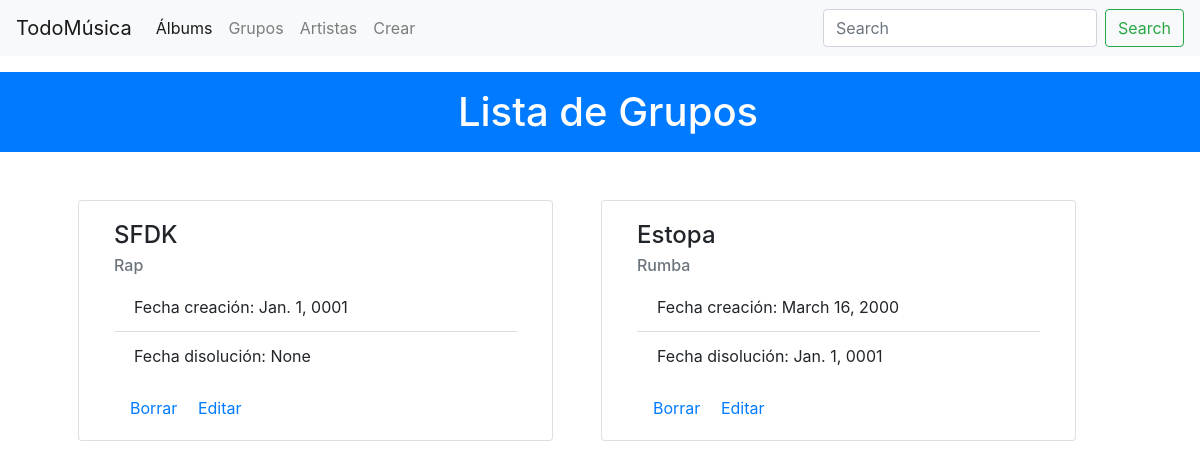
Page /grupos/ on the earlier database version.
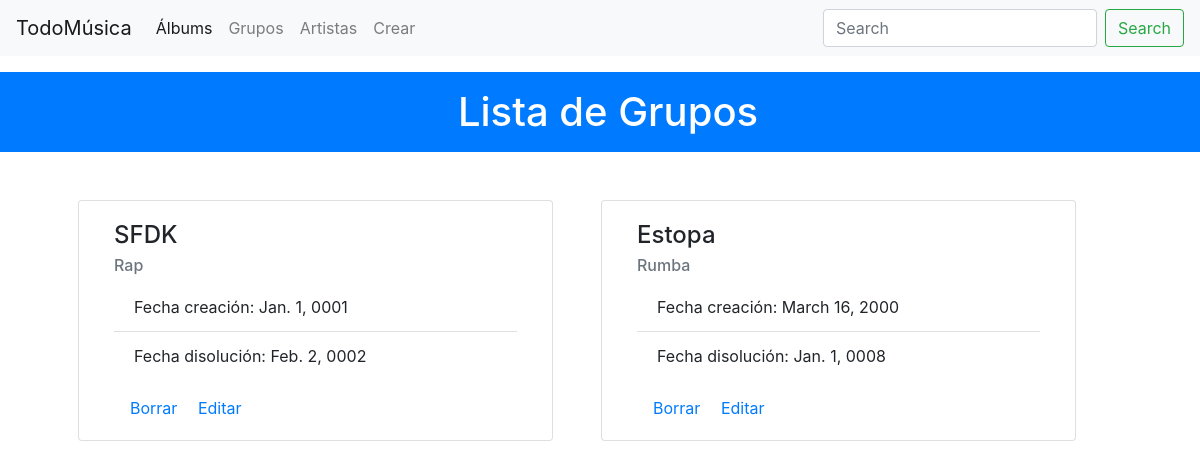
Same page on the later database version.
### miAplicacion/models.py (models this page shows)
class Grupo_Musical(models.Model):
    nombreGrupo = models.CharField(max_length=50, blank=False)
    estiloMusica = models.CharField(max_length=50)
    fecha_creacion = models.DateField(blank=False)
    fecha_disolucion = models.DateField(null=True, blank=True, default=None)

### miAplicacion/views.py (the view)
# urls.py: path('grupos/',gruposView,name='grupos'),
def gruposView(request):
    allgrupos = Grupo_Musical.objects.all()
    context = {'allgrupos': allgrupos}
    return render(request,"grupos.html",context)

### templates/grupos.html (shortened to what this page needs)
{% include "header.html" %}
<!DOCTYPE html>
<html lang="en">
<head>
    {% load static %}
    <link rel="stylesheet" href="{% static 'css/miEstilo.css' %}">
</head>
<body class="body2">
    <div class="container-fluid bg-primary">
        <h1 class="mt-3 ml-3 pt-3 pb-3 text-center text-white">Lista de Grupos</h1>
    </div>
<div class="container mt-5">
    <div class="row">
    {% for Grupo in allgrupos %}
        <div class="card ml-5 mb-5 col-5" style="width: 18rem;">
          <div class="card-body ">
            <h4 class="card-title">{{ Grupo.nombreGrupo}}</h4>
            <h6 class="card-subtitle mb-2 text-muted">{{ Grupo.estiloMusica }}</h6>
              <ul class="list-group list-group-flush mb-3">
                  <li class="list-group-item ">Fecha creación: {{ Grupo.fecha_creacion }}</li>
                  <li class="list-group-item ">Fecha disolución: {{ Grupo.fecha_disolucion }}</li>
                  </ul>
            <a href="/borrarGrupo/{{Grupo.id}}" class="card-link ml-3">Borrar </a>
            <a href="/editarGrupo/{{Grupo.id}}" class="card-link ml-3 ">Editar</a>
          </div>
        </div>
    {% endfor %}
    </div>
</div>
</body>
</html>

Differences in the rows shown:
changed Grupo_Musical "SFDK": fecha_disolucion "None" → "Feb. 2, 0002"
changed Grupo_Musical "Estopa": fecha_disolucion "Jan. 1, 0001" → "Jan. 1, 0008"
